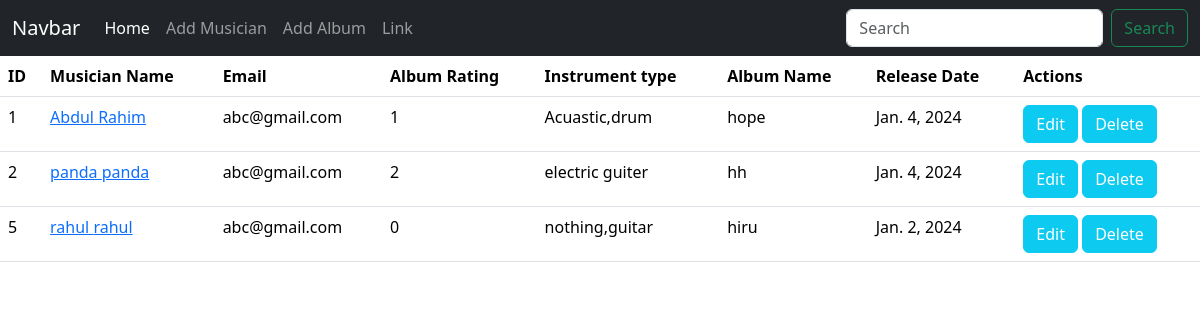
The page / on the database its author committed.
### album/models.py (models this page shows, shortened)
class AlbumModel(models.Model):
    Album_name = models.CharField(max_length=50)
    musician = models.ForeignKey(MusicianModel,on_delete=models.CASCADE)
    release_date = models.DateField()
    rating = models.CharField(max_length=1, choices=ratings)

### musician/models.py (models this page shows, shortened)
class MusicianModel(models.Model):
    First_Name = models.CharField(max_length=20)
    Last_Name = models.CharField(max_length=20)
    Email = models.EmailField()
    Phone_number = models.IntegerField()
    Instrument_type = models.TextField()

### practice15_2/views.py (the view)
# urls.py: 2. Add a URL to urlpatterns:  path('', views.home, name='home')
def home(request):
    data = AlbumModel.objects.all()
    return render(request,'home.html',{'data':data})

### templates/home.html
{% extends "base.html" %}
{% block content %}
<table class="table">
<thead>
    <tr>
      <th scope="col">ID</th>
      <th scope="col">Musician Name</th>
      <th scope="col">Email</th>
      <th scope="col">Album Rating</th>
      <th scope="col">Instrument type</th>
      <th scope="col">Album Name</th>
      <th scope="col">Release Date</th>
      <th scope="col">Actions</th>
    </tr>
</thead>
<tbody>
    {% for al in data %}
    <tr>
    <td>{{al.musician.id}}</td>
    <td><a href="{% url "edit_musician" al.musician.id %}">{{al.musician.First_Name}} {{al.musician.Last_Name}}</a> </td>
    <td>{{al.musician.Email}}</td>
    <td>{{al.rating}}</td>
    <td>{{al.musician.Instrument_type}}</td>
    <td>{{al.Album_name}}</td>
    <td>{{al.release_date}}</td>
    <td>
      <a class="btn btn-info text-white" href="{% url "edit_album" al.id %}">Edit</a>
      <a class="btn btn-info text-white" href="{% url "delete_post" al.id %}">Delete</a>
    </td>
    </tr>
    {% endfor %}
    </tbody>
  </table>
{% endblock content %}

### templates/base.html (shortened to what this page needs)
<!DOCTYPE html>
<html lang="en">
<head>
    <link href="https://cdn.jsdelivr.net/npm/bootstrap@5.3.2/dist/css/bootstrap.min.css" rel="stylesheet">
</head>
<body>
    <nav class="navbar navbar-expand-lg navbar-dark bg-dark">
        <div class="container-fluid">
          <a class="navbar-brand" href="#">Navbar</a>
          <div class="collapse navbar-collapse" id="navbarSupportedContent">
            <ul class="navbar-nav me-auto mb-2 mb-lg-0">
              <li class="nav-item">
                <a class="nav-link active" aria-current="page" href="{% url "home" %}">Home</a>
              </li>
              <li class="nav-item">
                <a class="nav-link" href="{% url "musician" %}">Add Musician</a>
              </li>
              <li class="nav-item">
                <a class="nav-link" href="{% url "album" %}">Add Album</a>
              </li>
              <li class="nav-item">
                <a class="nav-link" href="#">Link</a>
              </li>
            </ul>
            <form class="d-flex" role="search">
              <input class="form-control me-2" type="search" placeholder="Search" aria-label="Search">
              <button class="btn btn-outline-success" type="submit">Search</button>
            </form>
          </div>
        </div>
      </nav>
{% block content %}
{% endblock content %}
</body>
</html>

### rows shown on the page
AlbumModel: musician.id "1", musician.First_Name "Abdul", musician.Last_Name "Rahim", musician.Email "abc@gmail.com", rating "1", musician.Instrument_type "Acuastic,drum", Album_name "hope", release_date "Jan. 4, 2024"
AlbumModel: musician.id "2", musician.First_Name "panda", musician.Last_Name "panda", musician.Email "abc@gmail.com", rating "2", musician.Instrument_type "electric guiter", Album_name "hh", release_date "Jan. 4, 2024"
AlbumModel: musician.id "5", musician.First_Name "rahul", musician.Last_Name "rahul", musician.Email "abc@gmail.com", rating "0", musician.Instrument_type "nothing,guitar", Album_name "hiru", release_date "Jan. 2, 2024"
